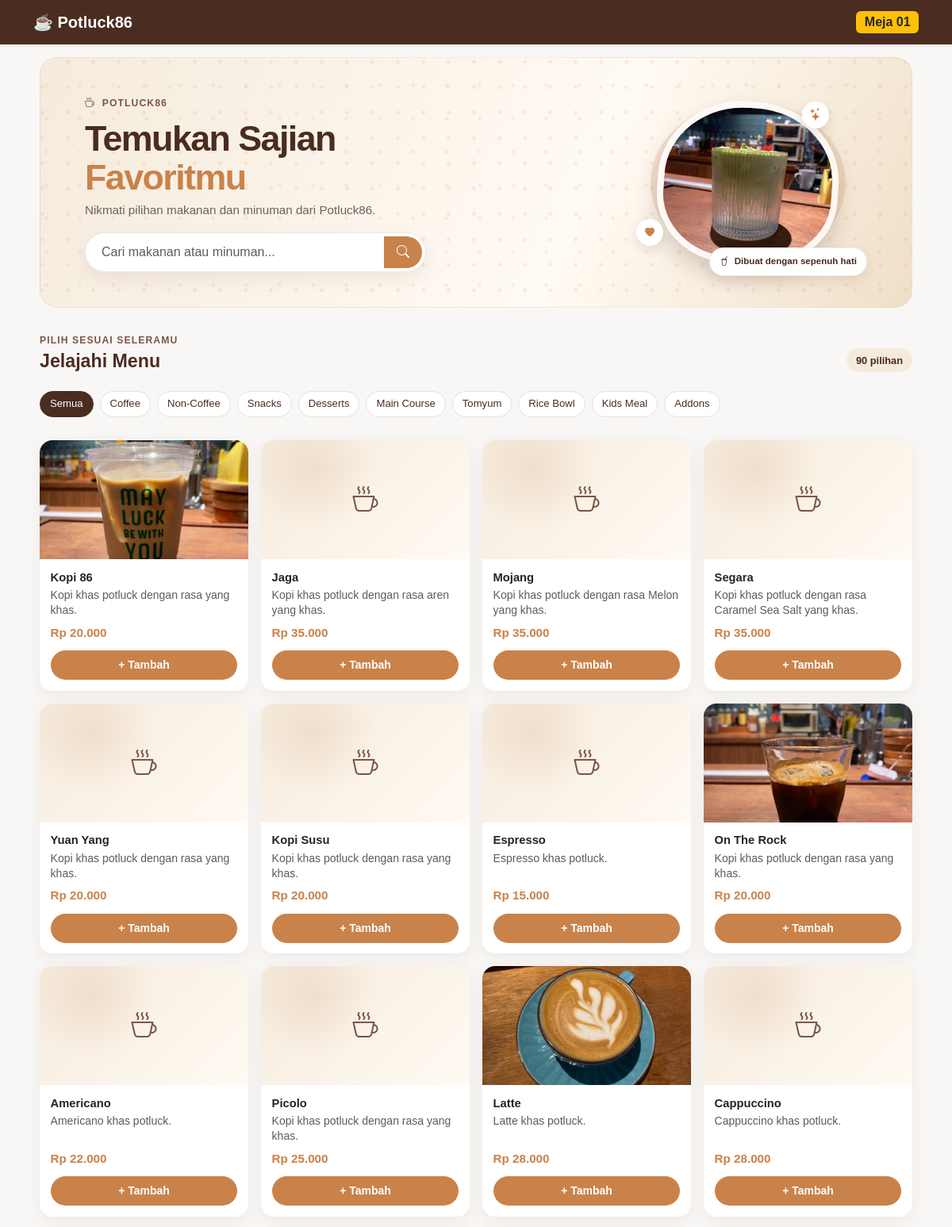
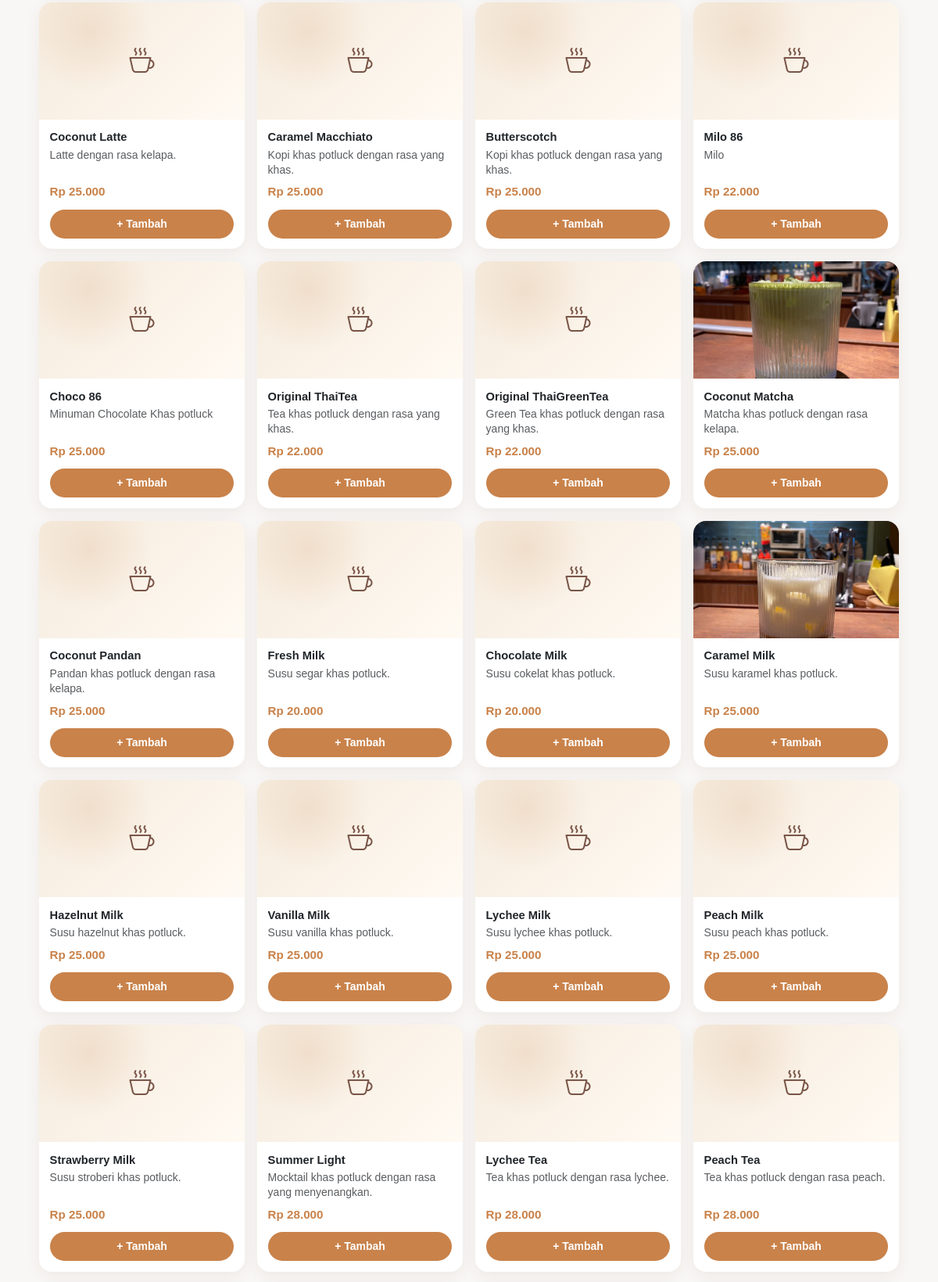
/pages/menu.php (upper part), run on the app's committed database (2 pictures, top to bottom).
### tables this page shows
CREATE TABLE `kategori` (
  `id` INT AUTO_INCREMENT PRIMARY KEY,
  `nama_kategori` VARCHAR(50) NOT NULL
);

CREATE TABLE `menu` (
  `id` INT AUTO_INCREMENT PRIMARY KEY,
  `kategori_id` INT NOT NULL,
  `nama_menu` VARCHAR(100) NOT NULL,
  `deskripsi` TEXT,
  `harga` DECIMAL(10,2) NOT NULL,
  `foto` VARCHAR(255) DEFAULT 'default.jpg',
  `stok` INT DEFAULT 50,
  `status` ENUM('tersedia', 'tidak tersedia') DEFAULT 'tersedia',
  `created_at` TIMESTAMP DEFAULT CURRENT_TIMESTAMP,
  FOREIGN KEY (`kategori_id`) REFERENCES `kategori`(`id`) ON DELETE CASCADE
);

### config/order_status.php (called while the page is built, shortened)
<?php
function get_order_status(PDO $pdo): string
{
    $status = $pdo->query("SELECT status FROM pengaturan_pesanan WHERE id = 1")->fetchColumn();
    return $status;
}
?>

### pages/menu.php (the view, shortened to what this page needs)
<?php
require_once '../config/database.php';
require_once '../config/order_status.php';
$no_meja = $_GET['meja'] ?? ($_SESSION['meja'] ?? '01');
$pesanan_buka = get_order_status($pdo) === 'buka';
$stmt_kat = $pdo->query("SELECT * FROM kategori");
$kategori = $stmt_kat->fetchAll();
$kat_id = $_GET['kategori'] ?? 'all';
$search = $_GET['search'] ?? '';
$sql = "SELECT m.*, k.nama_kategori FROM menu m JOIN kategori k ON m.kategori_id = k.id WHERE m.status = 'tersedia'";
$params = [];
$stmt_menu = $pdo->prepare($sql);
$stmt_menu->execute($params);
$menus = $stmt_menu->fetchAll();
$menu_image_directory = __DIR__ . '/../assets/img';
$available_menu_images = [];
foreach (glob($menu_image_directory . '/*') ?: [] as $image_path) {
    if (is_file($image_path)) {
        $available_menu_images[strtolower(basename($image_path))] = basename($image_path);
    }
}
?>
<!DOCTYPE html>
<html lang="id">
<head>
    <link href="https://cdn.jsdelivr.net/npm/bootstrap@5.3.0/dist/css/bootstrap.min.css" rel="stylesheet">
    <link rel="stylesheet" href="https://cdn.jsdelivr.net/npm/bootstrap-icons@1.10.0/font/bootstrap-icons.css">
    <link rel="stylesheet" href="../assets/css/style.css">
</head>
<body class="pb-5 menu-page">
<nav class="navbar bg-primary-brown sticky-top shadow-sm">
    <div class="container d-flex justify-content-between align-items-center">
        <a class="navbar-brand text-white fw-bold" href="#">☕ Potluck86</a>
        <span class="badge bg-warning text-dark fs-6">Meja <?php echo htmlspecialchars($no_meja); ?></span>
    </div>
</nav>
<main class="container menu-content">
    <section class="menu-hero" aria-labelledby="menu-hero-title">
        <div class="menu-hero-copy">
            <span class="menu-hero-eyebrow"><i class="bi bi-cup-hot me-1" aria-hidden="true"></i> Potluck86</span>
            <h1 id="menu-hero-title">Temukan Sajian<br><span>Favoritmu</span></h1>
            <p>Nikmati pilihan makanan dan minuman dari Potluck86.</p>
            <form action="" method="GET" class="menu-search">
                <div class="input-group">
                    <input type="search" name="search" class="form-control" placeholder="Cari makanan atau minuman..." value="<?php echo htmlspecialchars($search); ?>" aria-label="Cari menu">
                    <button class="btn btn-potluck" type="submit" aria-label="Cari"><i class="bi bi-search"></i></button>
                </div>
            </form>
        </div>
        <div class="menu-hero-art" aria-hidden="true">
            <span class="menu-hero-spark menu-hero-spark-one"><i class="bi bi-stars"></i></span>
            <span class="menu-hero-spark menu-hero-spark-two"><i class="bi bi-heart-fill"></i></span>
            <img src="../assets/img/coconutmatcha.jpg" alt="">
            <span class="menu-hero-caption"><i class="bi bi-cup-straw me-1"></i> Dibuat dengan sepenuh hati</span>
        </div>
    </section>
    <section class="menu-listing" aria-labelledby="menu-listing-title">
        <div class="menu-section-heading">
            <div>
                <span class="menu-section-kicker">Pilih sesuai seleramu</span>
                <h2 id="menu-listing-title">Jelajahi Menu</h2>
            </div>
            <span class="menu-result-count" aria-live="polite"><?php echo count($menus); ?> pilihan</span>
        </div>
        <div class="menu-controls">
            <nav class="menu-categories" aria-label="Filter kategori menu">
                <a href="menu.php?meja=<?php echo urlencode($no_meja); ?>&kategori=all<?php echo $search !== '' ? '&search=' . urlencode($search) : ''; ?>" class="menu-category <?php echo $kat_id=='all'?'active':''; ?>">Semua</a>
                <?php foreach ($kategori as $k): ?>
                    <a href="menu.php?meja=<?php echo urlencode($no_meja); ?>&kategori=<?php echo urlencode($k['id']); ?><?php echo $search !== '' ? '&search=' . urlencode($search) : ''; ?>"
                       class="menu-category <?php echo $kat_id==$k['id']?'active':''; ?>">
                       <?php echo htmlspecialchars($k['nama_kategori']); ?>
                    </a>
                <?php endforeach; ?>
            </nav>
        </div>
    <div class="row g-2 g-md-3">
        <?php foreach ($menus as $m): ?>
            <div class="col-6 col-sm-4 col-lg-3 col-xxl-2 menu-item">
                <div class="card card-menu h-100">
                    <?php
                    $foto = trim((string) ($m['foto'] ?? ''));
                    if ($m['nama_menu'] === 'Telur Ayam Kampung') {
                        $foto = 'telur.jpg';
                    }
                    $foto = basename($foto);
                    $menu_slug = trim(preg_replace('/[^a-z0-9]+/i', '_', (string) $m['nama_menu']), '_');
                    $foto_candidates = [$foto];
                    foreach (array_unique([$menu_slug, str_replace('_', '-', $menu_slug), str_replace('_', '', $menu_slug)]) as $slug) {
                        foreach (['jpg', 'jpeg', 'png', 'webp'] as $extension) {
                            $foto_candidates[] = $slug . '.' . $extension;
                        }
                    }
                    $foto_terpilih = '';
                    foreach ($foto_candidates as $candidate) {
                        $candidate_key = strtolower(basename($candidate));
                        if ($candidate_key !== '' && $candidate_key !== 'default.jpg' && isset($available_menu_images[$candidate_key])) {
                            $foto_terpilih = $available_menu_images[$candidate_key];
                            break;
                        }
                    }
                    if ($foto_terpilih !== ''):
                    ?>
                        <img src="../assets/img/<?php echo rawurlencode($foto_terpilih); ?>"
                             class="card-img-top card-menu-image"
                             alt="<?php echo htmlspecialchars($m['nama_menu']); ?>"
                             loading="lazy">
                    <?php else: ?>
                        <div class="card-menu-image card-menu-image-placeholder" role="img" aria-label="Foto <?php echo htmlspecialchars($m['nama_menu']); ?> belum tersedia">
                            <i class="bi bi-cup-hot" aria-hidden="true"></i>
                        </div>
                    <?php endif; ?>
                    <div class="card-body d-flex flex-column justify-content-between p-2">
                        <div>
                            <h2 class="card-title fw-bold mb-1"><?php echo htmlspecialchars($m['nama_menu']); ?></h2>
                            <p class="card-text text-muted small mb-2"><?php echo htmlspecialchars($m['deskripsi']); ?></p>
                        </div>
                        <div>
                            <div class="fw-bold text-warm-accent mb-2">Rp <?php echo number_format($m['harga'], 0, ',', '.'); ?></div>
                            <button type="button" onclick="addToCart(<?php echo $m['id']; ?>, '<?php echo addslashes($m['nama_menu']); ?>', <?php echo $m['harga']; ?>)" class="btn btn-potluck btn-sm w-100 menu-add-button" <?php echo $pesanan_buka ? '' : 'disabled'; ?>>+ Tambah</button>
                        </div>
                    </div>
                </div>
            </div>
        <?php endforeach; ?>
    </div>
    </section>
</main>
</body>
</html>

### data on the page
kategori: nama_kategori "Coffee"
kategori: nama_kategori "Non-Coffee"
kategori: nama_kategori "Snacks"
kategori: nama_kategori "Desserts"
kategori: nama_kategori "Main Course"
kategori: nama_kategori "Tomyum"
kategori: nama_kategori "Rice Bowl"
kategori: nama_kategori "Kids Meal"
kategori: nama_kategori "Addons"
menu: shows a picture, nama_menu "Kopi 86", deskripsi "Kopi khas potluck dengan rasa yang khas.", harga "20.000"
menu: nama_menu "Jaga", deskripsi "Kopi khas potluck dengan rasa aren yang khas.", harga "35.000"
menu: nama_menu "Mojang", deskripsi "Kopi khas potluck dengan rasa Melon yang khas.", harga "35.000"
menu: nama_menu "Segara", deskripsi "Kopi khas potluck dengan rasa Caramel Sea Salt yang khas.", harga "35.000"
menu: nama_menu "Yuan Yang", deskripsi "Kopi khas potluck dengan rasa yang khas.", harga "20.000"
menu: nama_menu "Kopi Susu", deskripsi "Kopi khas potluck dengan rasa yang khas.", harga "20.000"
menu: nama_menu "Espresso", deskripsi "Espresso khas potluck.", harga "15.000"
menu: shows a picture, nama_menu "On The Rock", deskripsi "Kopi khas potluck dengan rasa yang khas.", harga "20.000"
menu: nama_menu "Americano", deskripsi "Americano khas potluck.", harga "22.000"
menu: nama_menu "Picolo", deskripsi "Kopi khas potluck dengan rasa yang khas.", harga "25.000"
menu: shows a picture, nama_menu "Latte", deskripsi "Latte khas potluck.", harga "28.000"
menu: nama_menu "Cappuccino", deskripsi "Cappuccino khas potluck.", harga "28.000"
menu: nama_menu "Coconut Latte", deskripsi "Latte dengan rasa kelapa.", harga "25.000"
menu: nama_menu "Caramel Macchiato", deskripsi "Kopi khas potluck dengan rasa yang khas.", harga "25.000"
menu: nama_menu "Butterscotch", deskripsi "Kopi khas potluck dengan rasa yang khas.", harga "25.000"
menu: nama_menu "Milo 86", deskripsi "Milo", harga "22.000"
menu: nama_menu "Choco 86", deskripsi "Minuman Chocolate Khas potluck", harga "25.000"
menu: nama_menu "Original ThaiTea", deskripsi "Tea khas potluck dengan rasa yang khas.", harga "22.000"
menu: nama_menu "Original ThaiGreenTea", deskripsi "Green Tea khas potluck dengan rasa yang khas.", harga "22.000"
menu: shows a picture, nama_menu "Coconut Matcha", deskripsi "Matcha khas potluck dengan rasa kelapa.", harga "25.000"
menu: nama_menu "Coconut Pandan", deskripsi "Pandan khas potluck dengan rasa kelapa.", harga "25.000"
menu: nama_menu "Fresh Milk", deskripsi "Susu segar khas potluck.", harga "20.000"
menu: nama_menu "Chocolate Milk", deskripsi "Susu cokelat khas potluck.", harga "20.000"
menu: shows a picture, nama_menu "Caramel Milk", deskripsi "Susu karamel khas potluck.", harga "25.000"
menu: nama_menu "Hazelnut Milk", deskripsi "Susu hazelnut khas potluck.", harga "25.000"
menu: nama_menu "Vanilla Milk", deskripsi "Susu vanilla khas potluck.", harga "25.000"
menu: nama_menu "Lychee Milk", deskripsi "Susu lychee khas potluck.", harga "25.000"
menu: nama_menu "Peach Milk", deskripsi "Susu peach khas potluck.", harga "25.000"
menu: nama_menu "Strawberry Milk", deskripsi "Susu stroberi khas potluck.", harga "25.000"
menu: nama_menu "Summer Light", deskripsi "Mocktail khas potluck dengan rasa yang menyenangkan.", harga "28.000"
menu: nama_menu "Lychee Tea", deskripsi "Tea khas potluck dengan rasa lychee.", harga "28.000"
menu: nama_menu "Peach Tea", deskripsi "Tea khas potluck dengan rasa peach.", harga "28.000"

### other printed values
$no_meja "01"
